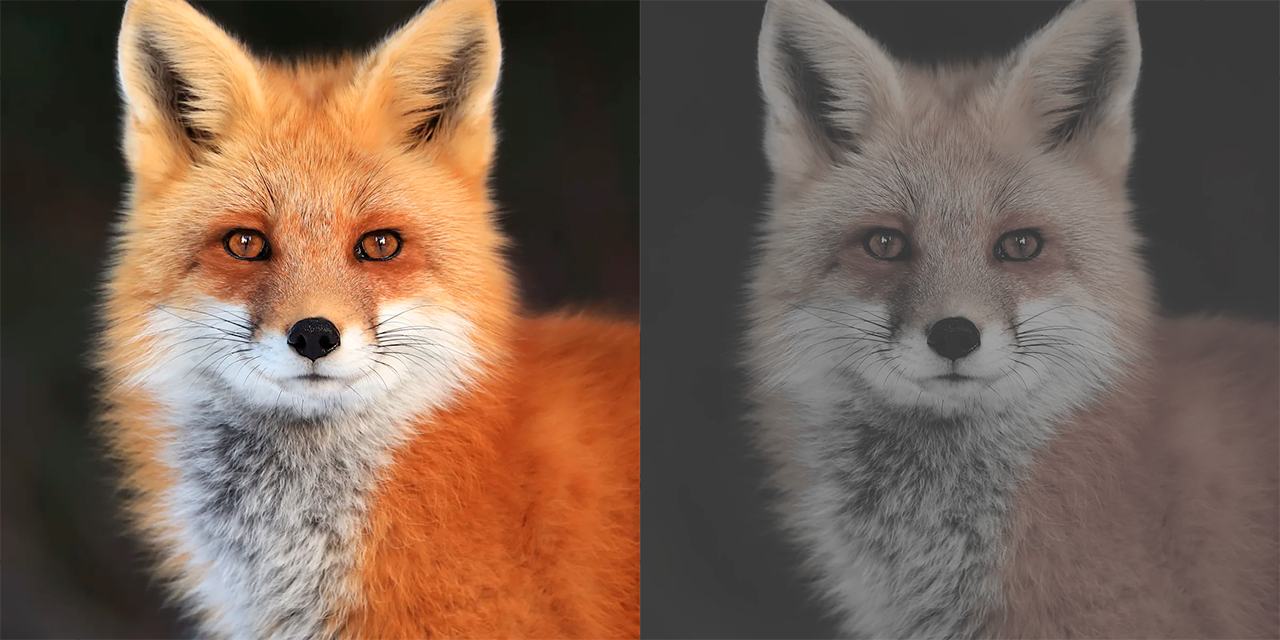
#> input picture fox/foxs.png, 1280 x 640 px
$ python main.py fox/foxs.png fox/mdf.png   (older library calls are emulated)
#> lines starting #> are read from the running program, lines starting #| are printed output that depends on the picture; long printed decimals are rounded
import cv2
import numpy as np
from skimage.metrics import structural_similarity as ssim
from skimage.feature import match_template
import imagehash
from PIL import Image
import sys

def compare_histograms(image1, image2):
    hist1 = cv2.calcHist([image1], [0, 1, 2], None, [8, 8, 8], [0, 256, 0, 256, 0, 256])
    hist2 = cv2.calcHist([image2], [0, 1, 2], None, [8, 8, 8], [0, 256, 0, 256, 0, 256])
    return cv2.compareHist(hist1, hist2, cv2.HISTCMP_CORREL)

def compare_ssim(image1, image2):
    gray1 = cv2.cvtColor(image1, cv2.COLOR_BGR2GRAY)
    gray2 = cv2.cvtColor(image2, cv2.COLOR_BGR2GRAY)
    return ssim(gray1, gray2)

def compare_mse(image1, image2):
    mse = np.mean((image1 - image2) ** 2)
    return mse

def compare_mae(image1, image2):
    mae = np.mean(np.abs(image1 - image2))
    return mae

def compare_feature_matching(image1, image2):
    result = match_template(image1, image2)
    return np.max(result)

def compare_image_hash(image1_path, image2_path):
    hash1 = imagehash.average_hash(Image.open(image1_path))
    hash2 = imagehash.average_hash(Image.open(image2_path))
    return 1.0 - (hash1 - hash2) / len(hash1.hash) ** 2

def main():
    if len(sys.argv) != 3:
        print("Usage: python main.py <image1> <image2>")
        return

    image1_path = sys.argv[1]
    image2_path = sys.argv[2]

    image1 = cv2.imread(image1_path)
#> image1 is the input picture: shape (640, 1280, 3); mean B, G, R 83.3, 97.2, 119.5
    image2 = cv2.imread(image2_path)
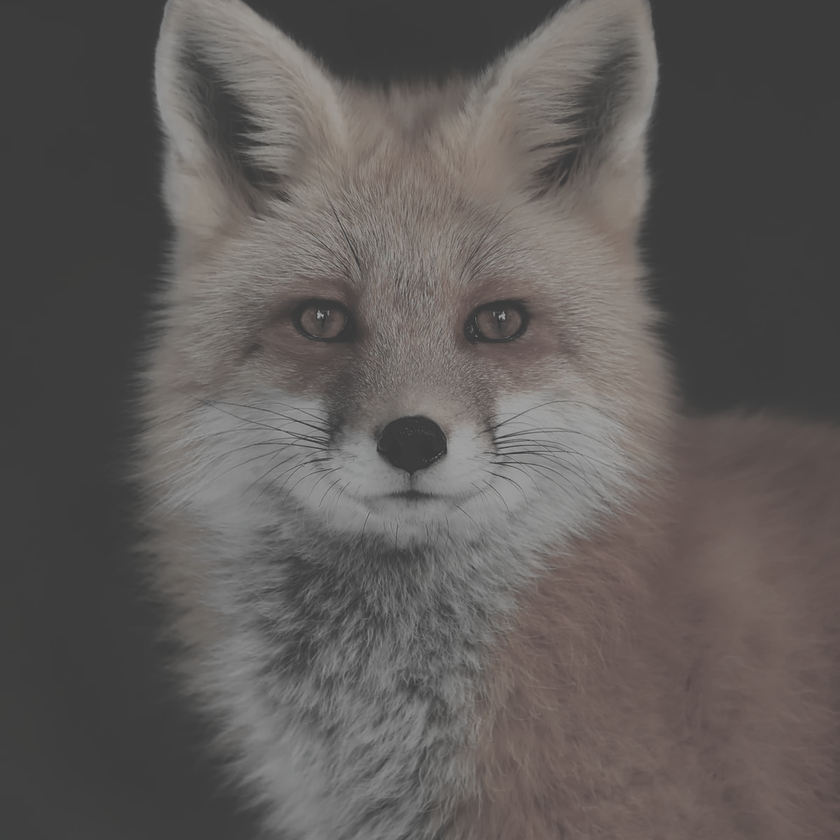
#> input picture fox/mdf.png, 840 x 840 px, shrunk from 1200 x 1200 before the run
#> image2 is the input picture: shape (840, 840, 3); mean B, G, R 89, 91, 95.3

    if image1 is None or image2 is None:
        print("Error: One or both image paths are invalid.")
        return

    # Histogram comparison
    hist_similarity = compare_histograms(image1, image2)
#> hist_similarity = 0.942
    print(f"Histogram similarity: {hist_similarity}")
#| Histogram similarity: 0.942
    print("Explanation: Values close to 1 indicate high similarity in the color distributions of the images.")
    print("---------------------------------------------------------")

    # Structural Similarity Index (SSIM)
    ssim_similarity = compare_ssim(image1, image2)
#> in compare_ssim, `gray1 = cv2.cvtColor(image1, cv2.COLOR_BGR2GRAY)`:
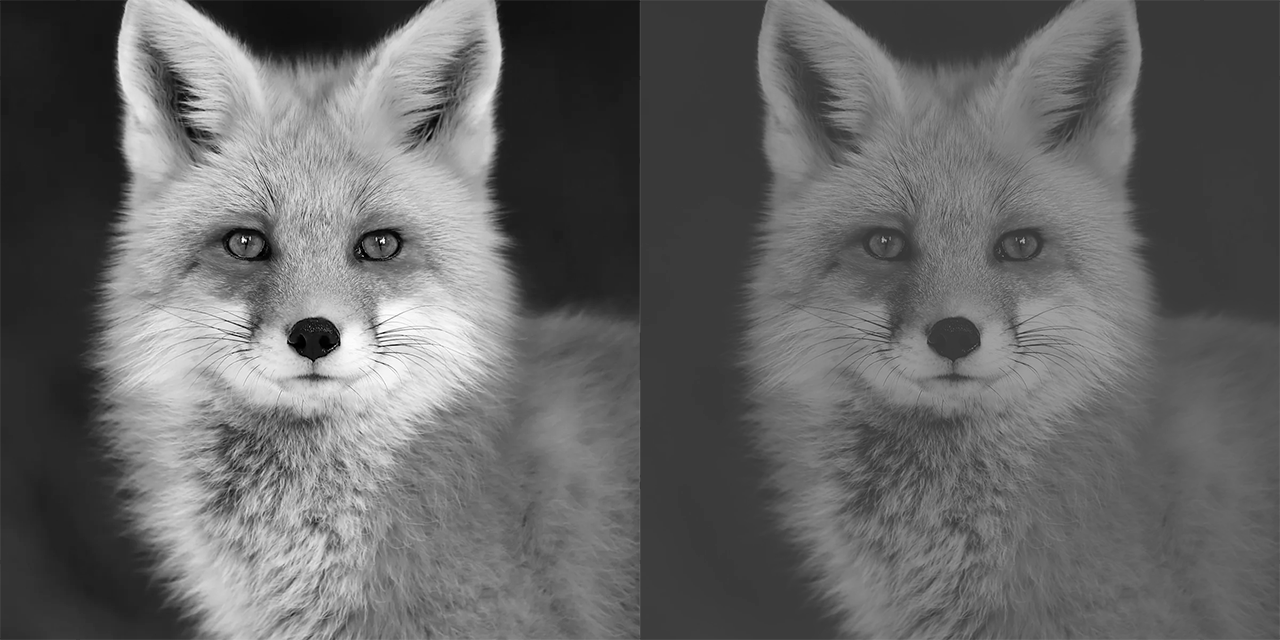
#> gray1: shape (640, 1280); min 0, max 255, mean 102.3
    print(f"SSIM similarity: {ssim_similarity}")
    print("Explanation: Values range from -1 to 1, where 1 indicates a perfect match. Higher values indicate higher structural similarity.")
    print("---------------------------------------------------------")

    # Mean Squared Error (MSE)
    mse_similarity = compare_mse(image1, image2)
    print(f"MSE: {mse_similarity}")
    print("Explanation: Lower values indicate higher similarity. It's a measure of the average squared difference between the pixels of the images.")
    print("---------------------------------------------------------")

    # Mean Absolute Error (MAE)
    mae_similarity = compare_mae(image1, image2)
    print(f"MAE: {mae_similarity}")
    print("Explanation: Lower values indicate higher similarity. It's a measure of the average absolute difference between the pixels of the images.")
    print("---------------------------------------------------------")

    # Feature matching comparison
    feature_similarity = compare_feature_matching(image1, image2)
    print(f"Feature matching similarity: {feature_similarity}")
    print("Explanation: Higher values indicate higher similarity in feature matching between the images.")
    print("---------------------------------------------------------")

    # Image hashing comparison
    hash_similarity = compare_image_hash(image1_path, image2_path)
    print(f"Image hashing similarity: {hash_similarity}")
    print("Explanation: Values close to 1 indicate higher similarity. Compares hashes representing the images.")
    print("---------------------------------------------------------")

    # Overall assessment
    print("\nOverall assessment:")
    if hist_similarity > 0.9 and ssim_similarity > 0.5 and mse_similarity < 200 and mae_similarity < 200:
        print("The images are quite similar.")
    else:
        print("The images are not very similar.")

if __name__ == "__main__":
#> (the run stopped early here; a loop or call above may not have finished)
